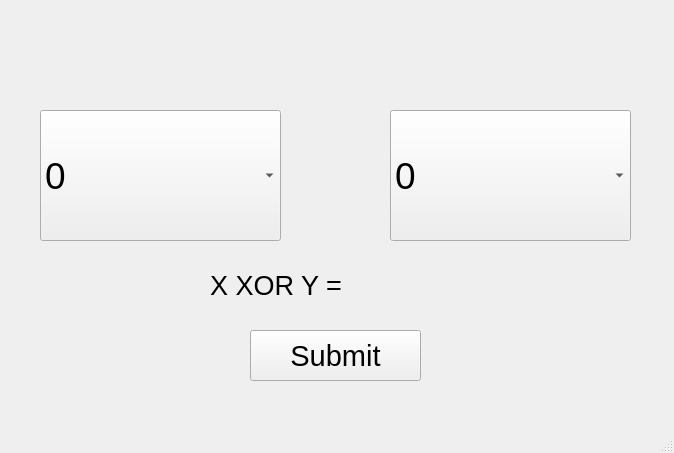
<?xml version="1.0" encoding="UTF-8"?>
<ui version="4.0">
 <class>MainWindow</class>
 <widget class="QMainWindow" name="MainWindow">
  <property name="geometry">
   <rect>
    <x>0</x>
    <y>0</y>
    <width>674</width>
    <height>453</height>
   </rect>
  </property>
  <property name="windowTitle">
   <string>MainWindow</string>
  </property>
  <widget class="QWidget" name="centralwidget">
   <widget class="QComboBox" name="comboX">
    <property name="geometry">
     <rect>
      <x>40</x>
      <y>110</y>
      <width>241</width>
      <height>131</height>
     </rect>
    </property>
    <property name="font">
     <font>
      <pointsize>28</pointsize>
     </font>
    </property>
    <item>
     <property name="text">
      <string>0</string>
     </property>
    </item>
    <item>
     <property name="text">
      <string>1</string>
     </property>
    </item>
   </widget>
   <widget class="QComboBox" name="comboY">
    <property name="geometry">
     <rect>
      <x>390</x>
      <y>110</y>
      <width>241</width>
      <height>131</height>
     </rect>
    </property>
    <property name="font">
     <font>
      <pointsize>28</pointsize>
     </font>
    </property>
    <item>
     <property name="text">
      <string>0</string>
     </property>
    </item>
    <item>
     <property name="text">
      <string>1</string>
     </property>
    </item>
   </widget>
   <widget class="QLabel" name="label">
    <property name="geometry">
     <rect>
      <x>210</x>
      <y>260</y>
      <width>231</width>
      <height>51</height>
     </rect>
    </property>
    <property name="font">
     <font>
      <pointsize>20</pointsize>
     </font>
    </property>
    <property name="text">
     <string>X XOR Y = </string>
    </property>
   </widget>
   <widget class="QPushButton" name="submit">
    <property name="geometry">
     <rect>
      <x>250</x>
      <y>330</y>
      <width>171</width>
      <height>51</height>
     </rect>
    </property>
    <property name="font">
     <font>
      <pointsize>22</pointsize>
     </font>
    </property>
    <property name="text">
     <string>Submit</string>
    </property>
   </widget>
  </widget>
  <widget class="QMenuBar" name="menubar">
   <property name="geometry">
    <rect>
     <x>0</x>
     <y>0</y>
     <width>674</width>
     <height>21</height>
    </rect>
   </property>
  </widget>
  <widget class="QStatusBar" name="statusbar"/>
 </widget>
 <resources/>
 <connections/>
</ui>
